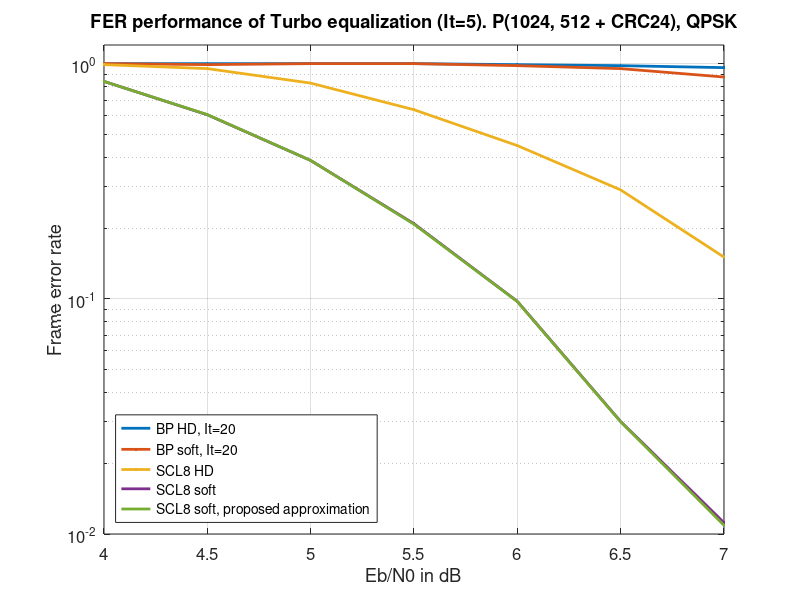

The MATLAB script that drew this image:

e = (4:0.5:7);
f0 = load('bph1024.mat').bph1024(:,1);
f1 = load('bph1024.mat').bph1024(:,end);
f2 = load('bps1024.mat').bps1024(:,end);

f3 = load('sclh1024.mat').sclh1024(:,1);
f4 = load('sclh1024.mat').sclh1024(:,end);
f5 = load('scls01024.mat').scls01024(:,end);
f6 = load('scls21024.mat').scls21024(:,end);

figure();
h=semilogy(e, [f0 f2 f3 f5 f6], '.-','linewidth', 2);
set(gca, 'fontsize', 12); 
grid on;

lstr = {'BP HD, It=20', 'BP soft, It=20', 'SCL8 HD', 'SCL8 soft', 'SCL8 soft, proposed approximation'};
legend(h,lstr,'fontsize',10,'location','southwest');
xlabel('Eb/N0 in dB');
ylabel('Frame error rate');
title('FER performance of Turbo equalization (It=5). P(1024, 512 + CRC24), QPSK');

axis([e(1) e(end)+1e-3 1e-2 1.2]);
%print(gcf,'-djpeg',['result_sim_' settings_str]);